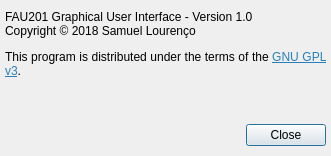
<?xml version="1.0" encoding="UTF-8"?>
<ui version="4.0">
 <class>About</class>
 <widget class="QDialog" name="About">
  <property name="geometry">
   <rect>
    <x>0</x>
    <y>0</y>
    <width>331</width>
    <height>156</height>
   </rect>
  </property>
  <property name="minimumSize">
   <size>
    <width>331</width>
    <height>156</height>
   </size>
  </property>
  <property name="maximumSize">
   <size>
    <width>331</width>
    <height>156</height>
   </size>
  </property>
  <property name="windowTitle">
   <string>About FAU201 GUI</string>
  </property>
  <property name="windowIcon">
   <iconset resource="resources.qrc">
    <normaloff>:/icons/icons/active64.png</normaloff>
    <normalon>:/icons/icons/active64.png</normalon>
    <disabledoff>:/icons/icons/greyed64.png</disabledoff>
    <disabledon>:/icons/icons/greyed64.png</disabledon>
    <activeoff>:/icons/icons/active64.png</activeoff>
    <activeon>:/icons/icons/active64.png</activeon>
    <selectedoff>:/icons/icons/selected64.png</selectedoff>
    <selectedon>:/icons/icons/selected64.png</selectedon>:/icons/icons/active64.png</iconset>
  </property>
  <property name="locale">
   <locale language="English" country="UnitedStates"/>
  </property>
  <widget class="QDialogButtonBox" name="buttonBoxClose">
   <property name="geometry">
    <rect>
     <x>5</x>
     <y>120</y>
     <width>321</width>
     <height>31</height>
    </rect>
   </property>
   <property name="orientation">
    <enum>Qt::Horizontal</enum>
   </property>
   <property name="standardButtons">
    <set>QDialogButtonBox::Close</set>
   </property>
  </widget>
  <widget class="QLabel" name="labelAbout">
   <property name="geometry">
    <rect>
     <x>5</x>
     <y>10</y>
     <width>321</width>
     <height>101</height>
    </rect>
   </property>
   <property name="text">
    <string>&lt;html&gt;&lt;head/&gt;&lt;body&gt;&lt;p&gt;FAU201 Graphical User Interface - Version 1.0&lt;br/&gt;Copyright © 2018 Samuel Lourenço&lt;/p&gt;&lt;p&gt;This program is distributed under the terms of the &lt;a href=&quot;http://www.gnu.org/licenses/gpl-3.0-standalone.html&quot;&gt;&lt;span style=&quot; text-decoration: underline; color:#2980b9;&quot;&gt;GNU GPL v3&lt;/span&gt;&lt;/a&gt;.&lt;/p&gt;&lt;/body&gt;&lt;/html&gt;</string>
   </property>
   <property name="alignment">
    <set>Qt::AlignJustify|Qt::AlignTop</set>
   </property>
   <property name="wordWrap">
    <bool>true</bool>
   </property>
   <property name="openExternalLinks">
    <bool>true</bool>
   </property>
  </widget>
 </widget>
 <resources>
  <include location="resources.qrc"/>
 </resources>
 <connections>
  <connection>
   <sender>buttonBoxClose</sender>
   <signal>rejected()</signal>
   <receiver>About</receiver>
   <slot>close()</slot>
   <hints>
    <hint type="sourcelabel">
     <x>165</x>
     <y>135</y>
    </hint>
    <hint type="destinationlabel">
     <x>165</x>
     <y>77</y>
    </hint>
   </hints>
  </connection>
 </connections>
</ui>
